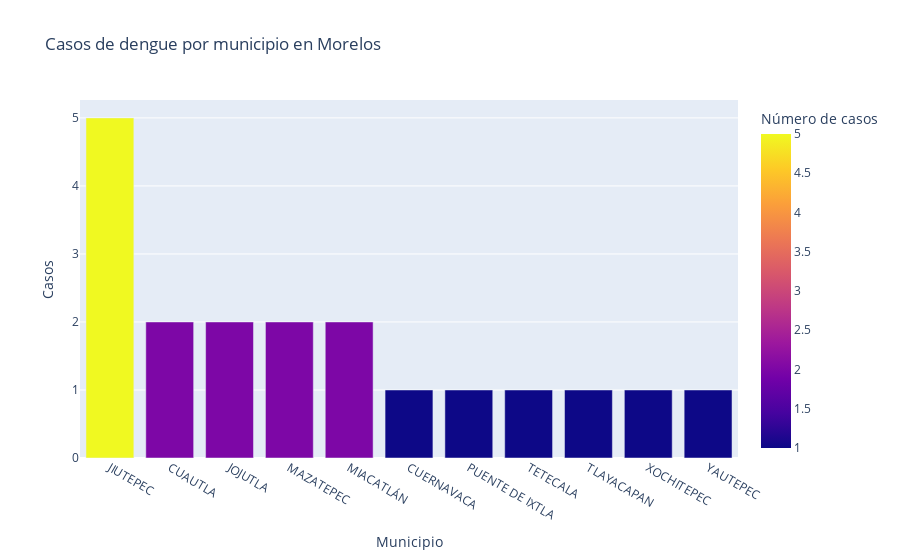

Notebook code for this chart:
### Code cell
# Graficamos los casos por municipio
fig = px.bar(casos_por_municipio_MS, x='MUNICIPIO', y='CASOS', title='Casos de dengue por municipio en Morelos',
             category_orders={"MUNICIPIO": casos_por_municipio_MS.sort_values(by='CASOS', ascending=False)['MUNICIPIO']},
             color='CASOS', labels={'CASOS': 'Número de casos'})
fig.update_layout(xaxis_title='Municipio', yaxis_title='Casos')
fig.show()

### Figure 1 — Plotly figure (JSON) as saved in the notebook; plotly's stock layout.template omitted (floating-point values rounded to 4 significant figures)
{"data": [{"alignmentgroup": "True", "hovertemplate": "MUNICIPIO=%{x}<br>Número de casos=%{marker.color}<extra></extra>", "legendgroup": "", "marker": {"color": [2, 1, 5, 2, 2, 2, 1, 1, 1, 1, 1], "coloraxis": "coloraxis", "pattern": {"shape": ""}}, "name": "", "offsetgroup": "", "orientation": "v", "showlegend": false, "textposition": "auto", "type": "bar", "x": ["CUAUTLA", "CUERNAVACA", "JIUTEPEC", "JOJUTLA", "MAZATEPEC", "MIACATLÁN", "PUENTE DE IXTLA", "TETECALA", "TLAYACAPAN", "XOCHITEPEC", "YAUTEPEC"], "xaxis": "x", "y": [2, 1, 5, 2, 2, 2, 1, 1, 1, 1, 1], "yaxis": "y"}], "layout": {"barmode": "relative", "coloraxis": {"colorbar": {"title": {"text": "Número de casos"}}, "colorscale": [[0, "#0d0887"], [0.1111, "#46039f"], [0.2222, "#7201a8"], [0.3333, "#9c179e"], [0.4444, "#bd3786"], [0.5556, "#d8576b"], [0.6667, "#ed7953"], [0.7778, "#fb9f3a"], [0.8889, "#fdca26"], [1, "#f0f921"]]}, "legend": {"tracegroupgap": 0}, "title": {"text": "Casos de dengue por municipio en Morelos"}, "xaxis": {"anchor": "y", "categoryarray": ["JIUTEPEC", "CUAUTLA", "JOJUTLA", "MAZATEPEC", "MIACATLÁN", "CUERNAVACA", "PUENTE DE IXTLA", "TETECALA", "TLAYACAPAN", "XOCHITEPEC", "YAUTEPEC"], "categoryorder": "array", "domain": [0, 1], "title": {"text": "Municipio"}}, "yaxis": {"anchor": "x", "domain": [0, 1], "title": {"text": "Casos"}}}}
